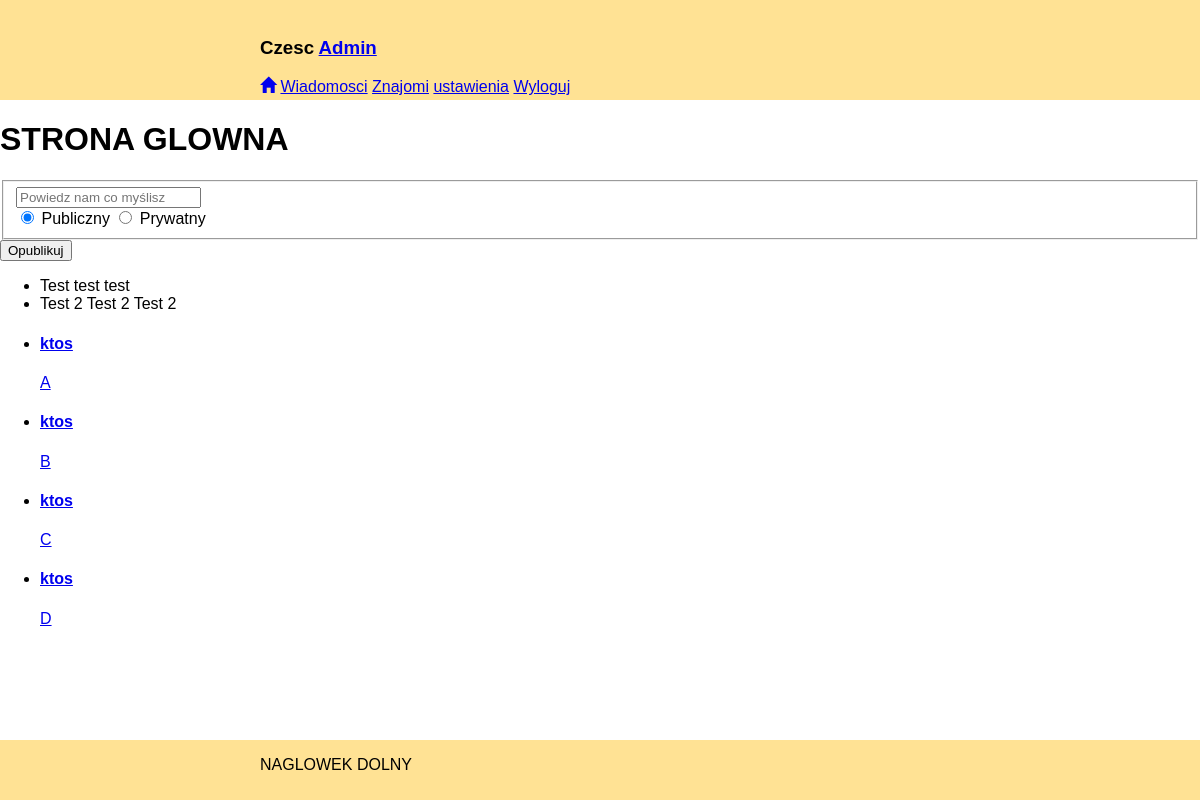
The page /main (signed in) on the database its author committed.
### tables this page shows
CREATE TABLE IF NOT EXISTS `posts` (
  `id` int(11) NOT NULL AUTO_INCREMENT,
  `user_id` int(11) NOT NULL,
  `text` varchar(140) NOT NULL,
  `is_private` int(1) DEFAULT '0',
  PRIMARY KEY (`id`),
  KEY `user_id` (`user_id`)
);

CREATE TABLE IF NOT EXISTS `users` (
  `id` int(11) NOT NULL AUTO_INCREMENT,
  `username` varchar(20) NOT NULL,
  `mail` varchar(255) NOT NULL,
  `password` varchar(60) NOT NULL,
  `name` varchar(50) NOT NULL,
  `surname` varchar(255) NOT NULL,
  PRIMARY KEY (`id`),
  UNIQUE KEY `username` (`username`),
  UNIQUE KEY `mail` (`mail`)
);

### main.php (the view, shortened to what this page needs)
<h1> STRONA GLOWNA </h1>
<form method="post" action="" onsubmit="return checkPost(this);">
    <fieldset>
        <input type="text" placeholder="Powiedz nam co myślisz" required name="text" value="" maxlength="140"><br>
        <input type="radio" name="is_private" value="0" checked> Publiczny
        <input type="radio" name="is_private" value="1" > Prywatny
    </fieldset>
    <button type="submit">Opublikuj</button>
</form>
<?php
$sql = "SELECT * FROM posts WHERE user_id=" . $_SESSION["id"];
$result = $conn->query($sql);
    if ($result->num_rows > 0) {
        echo"<ul>";
        while($row = $result->fetch_assoc()){
            echo '<li>'. $row["text"] .'</li>';
        };
        echo "</ul>";
}
$sql = "SELECT username, text, posts.id FROM users JOIN friends ON friends.user_id2=users.id JOIN posts ON friends.user_id2=posts.user_id WHERE user_id1=" . $_SESSION["id"];
$result = $conn->query($sql);
if ($result->num_rows > 0) {
    echo"<ul>";
    while($row = $result->fetch_assoc()){
        echo "<li><h4><a href='/Workshop1/users/{$row["username"]}'> {$row["username"]}</a></h4><a href='/Workshop1/posts/{$row["id"]}'>{$row["text"]}</a></li>";
    };
    echo "</ul>";
}

### main.css (style rules this page uses)
html { font-family: sans-serif; -webkit-text-size-adjust: 100%; -ms-text-size-adjust: 100%; }
body { margin: 0; }

### rows shown on the page
posts: text "Test test test"
posts: text "Test 2 Test 2 Test 2"
posts: user.username "ktos", text "A"
posts: user.username "ktos", text "B"
posts: user.username "ktos", text "C"
posts: user.username "ktos", text "D"

### other values the page prints
$_SESSION["username"] "Admin"
